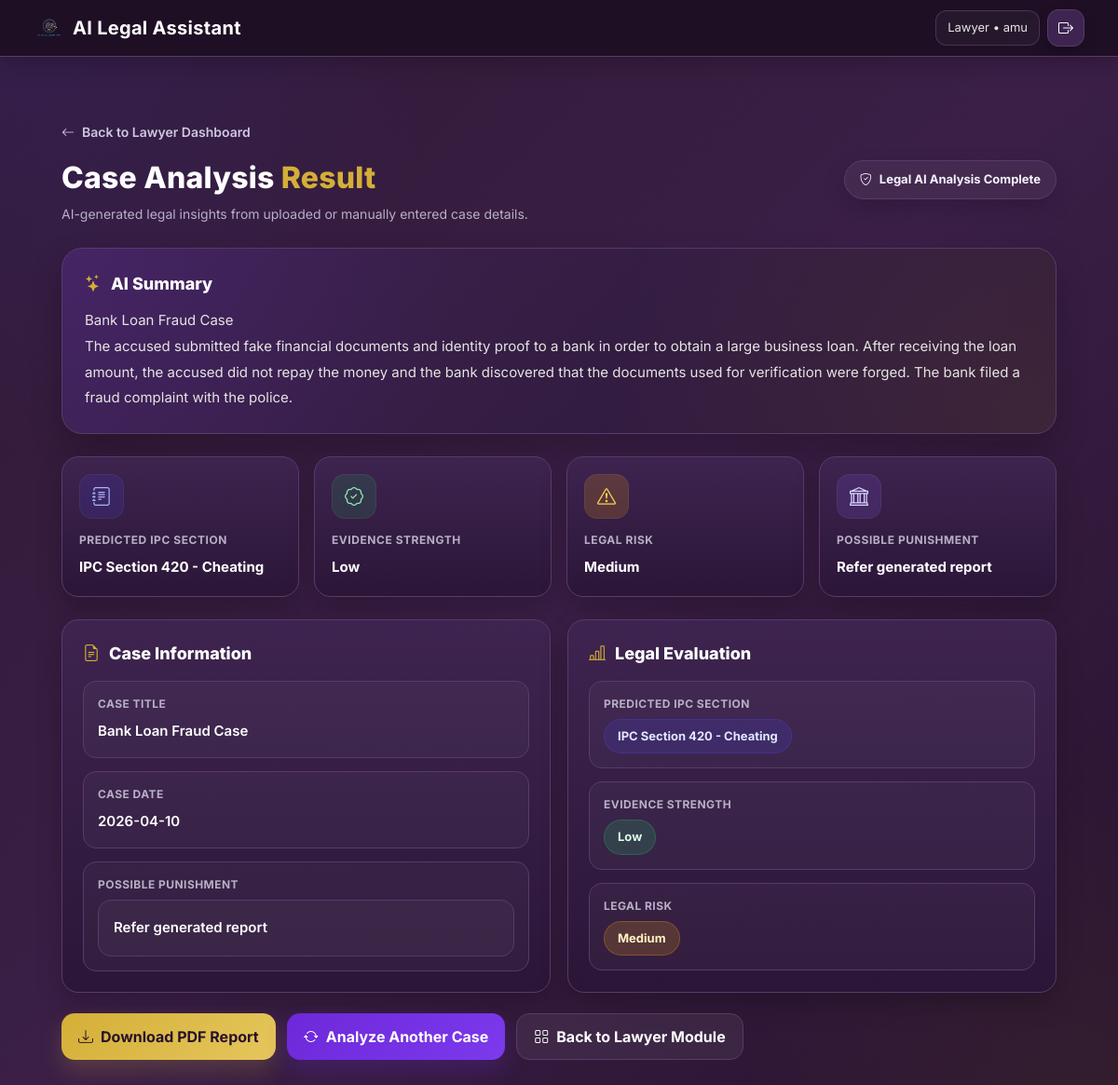
Screenshot of /view_case/54 (signed in) with the database file from the repository.
### tables this page shows
CREATE TABLE cases (
            id INTEGER PRIMARY KEY AUTOINCREMENT,
            user_id INTEGER NOT NULL,
            case_title TEXT NOT NULL,
            case_date TEXT NOT NULL,
            description TEXT NOT NULL,
            summary TEXT,
            predicted_ipc TEXT,
            evidence_strength TEXT,
            legal_risk TEXT,
            created_at TEXT DEFAULT CURRENT_TIMESTAMP,
            FOREIGN KEY (user_id) REFERENCES users(id)
        );

### app.py (the view)
@app.route("/view_case/<int:case_id>")
@role_required("Lawyer")
def view_case(case_id):
    conn = get_db_connection()
    case = conn.execute("""
        SELECT * FROM cases
        WHERE id = ? AND user_id = ?
    """, (case_id, session["user_id"])).fetchone()
    conn.close()
    if not case:
        flash("Case not found.", "danger")
        return redirect(url_for("case_history"))
    report_filename = secure_filename(f"{case['case_title']}_{case['id']}.pdf")
    return render_template(
        "report_view.html",
        title=case["case_title"],
        date=case["case_date"],
        summary=case["summary"],
        ipc=case["predicted_ipc"],
        evidence=case["evidence_strength"],
        risk=case["legal_risk"],
        punishment="Refer generated report",
        report=report_filename,
    )

### app.py (called while the page is built)
def get_db_connection():
    conn = sqlite3.connect(DB_PATH)
    conn.row_factory = sqlite3.Row
    return conn

def role_required(required_role):
    def decorator(view_func):
        @wraps(view_func)
        def wrapper(*args, **kwargs):
            if "user_id" not in session:
                flash("Please login first.", "danger")
                return redirect(url_for("login"))
            if session.get("role") != required_role:
                flash("Access denied.", "danger")
                return redirect(url_for("dashboard"))
            return view_func(*args, **kwargs)
        return wrapper
    return decorator

### templates/report_view.html (shortened to what this page needs)
{% extends "base.html" %}
{% block content %}
<link rel="stylesheet" href="https://cdn.jsdelivr.net/npm/bootstrap-icons@1.11.3/font/bootstrap-icons.min.css">
<div class="report-page">
    <a href="{{ url_for('lawyer') }}" class="back-link">
        <i class="bi bi-arrow-left"></i> Back to Lawyer Dashboard
    </a>
    <div class="result-header">
        <div>
            <h2 class="page-title">Case Analysis <span>Result</span></h2>
            <p class="page-subtitle">
                AI-generated legal insights from uploaded or manually entered case details.
            </p>
        </div>
        <div class="top-badge">
            <i class="bi bi-shield-check"></i> Legal AI Analysis Complete
        </div>
    </div>
    <div class="summary-banner">
        <div class="summary-title">
            <i class="bi bi-stars"></i> AI Summary
        </div>
        <p class="summary-text">{{ summary or "No summary available." }}</p>
    </div>
    <div class="metrics-grid">
        <div class="metric-card">
            <div class="metric-icon icon-blue">
                <i class="bi bi-journal-text"></i>
            </div>
            <div class="metric-label">Predicted IPC Section</div>
            <div class="metric-value">{{ ipc or "Not identified" }}</div>
        </div>
        <div class="metric-card">
            <div class="metric-icon icon-green">
                <i class="bi bi-patch-check"></i>
            </div>
            <div class="metric-label">Evidence Strength</div>
            <div class="metric-value">{{ evidence or "Not available" }}</div>
        </div>
        <div class="metric-card">
            <div class="metric-icon icon-orange">
                <i class="bi bi-exclamation-triangle"></i>
            </div>
            <div class="metric-label">Legal Risk</div>
            <div class="metric-value">{{ risk or "Not available" }}</div>
        </div>
        <div class="metric-card">
            <div class="metric-icon icon-violet">
                <i class="bi bi-bank"></i>
            </div>
            <div class="metric-label">Possible Punishment</div>
            <div class="metric-value">{{ punishment or "Not available" }}</div>
        </div>
    </div>
    <div class="content-grid">
        <div class="result-card">
            <div class="card-heading">
                <i class="bi bi-file-earmark-text"></i> Case Information
            </div>
            <div class="info-list">
                <div class="info-item">
                    <div class="result-label">Case Title</div>
                    <div class="result-value">{{ title or "Untitled Case" }}</div>
                </div>
                <div class="info-item">
                    <div class="result-label">Case Date</div>
                    <div class="result-value">{{ date or "Not provided" }}</div>
                </div>
                <div class="info-item">
                    <div class="result-label">Possible Punishment</div>
                    <div class="punishment-box">
                        <div class="result-value">{{ punishment or "Not available" }}</div>
                    </div>
                </div>
            </div>
        </div>
        <div class="result-card">
            <div class="card-heading">
                <i class="bi bi-bar-chart-line"></i> Legal Evaluation
            </div>
            <div class="info-list">
                <div class="info-item">
                    <div class="result-label">Predicted IPC Section</div>
                    <span class="badge-box ipc-badge">{{ ipc or "Not identified" }}</span>
                </div>
                <div class="info-item">
                    <div class="result-label">Evidence Strength</div>
                    <span class="badge-box evidence-badge">{{ evidence or "Not available" }}</span>
                </div>
                <div class="info-item">
                    <div class="result-label">Legal Risk</div>
                    <span class="badge-box risk-badge">{{ risk or "Not available" }}</span>
                </div>
            </div>
        </div>
    </div>
    <div class="action-row">
        <a href="{{ url_for('download_report', filename=report) }}" class="action-btn download-btn">
            <i class="bi bi-download"></i> Download PDF Report
        </a>
        <a href="{{ url_for('case_upload') }}" class="action-btn another-btn">
            <i class="bi bi-arrow-repeat"></i> Analyze Another Case
        </a>
        <a href="{{ url_for('lawyer') }}" class="action-btn dashboard-btn">
            <i class="bi bi-grid"></i> Back to Lawyer Module
        </a>
    </div>
</div>
{% endblock %}

### static/css/style.css (style rules this page uses)
body { background:#00002A; color:white; font-family: "Poppins", sans-serif; }
body { margin: 0; min-height: 100vh; background: linear-gradient(135deg, #301934, #3B1F47, #26122B); color: #FFFFFF; font-family: "Segoe UI", Tahoma, Geneva, Verdana, sans-serif; }

### templates/base.html (style rules this page uses)
body { margin:0; min-height:100vh; background: radial-gradient(circle at top left, rgba(79,70,229,0.14), transparent 28%), radial-gradient(circle at bottom right, rgba(212,175,55,0.08), transparent 24%), linear-gradient(135deg, #301934, #3B1F47, #26122B); color:#FFFFFF; font-family:"Segoe UI", Tahoma, Geneva, Verdana, sans-serif; }

### rows the page displays
cases: summary "Bank Loan Fraud Case The accused submitted fake financial documents and identity proof to a bank in order to obtain a large business loan. After receiving the loan amount, the accused did not repay the money and the bank discovered that the documents used for verification were forged. The bank filed a fraud complaint with the police.", predicted_ipc "IPC Section 420 - Cheating", evidence_strength "Low", legal_risk "Medium", case_title "Bank Loan Fraud Case", case_date "2026-04-10"

### other values shown
{{ session.get("role", "User") }} "Lawyer"
{{ session.get("username") }} "amu"
{{ punishment or "Not available" }} "Refer generated report"
